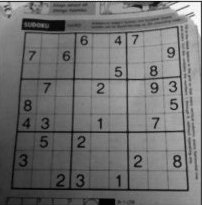
#> input picture openCV_class(cv2)/07_cornerHarris/img/dave.jpg, 202 x 205 px
$ python g_HoughLine.py
#> lines starting #> are read from the running program, lines starting #| are printed output that depends on the picture; after the words box and inside, x2 and y2 are one past the last pixel; in counts of white or black regions, pixels touching at a corner belong together; long printed decimals are rounded
import cv2
import numpy as np

#캐니 엣지 검출기 -> 허프 선 검츨
img = cv2.imread('img/dave.jpg')
#> img is the input picture: shape (205, 202, 3); min 0, max 255, mean 112.3
gray = cv2.cvtColor(img, cv2.COLOR_BGR2GRAY)
edges = cv2.Canny(gray, 50, 150, apertureSize=3)
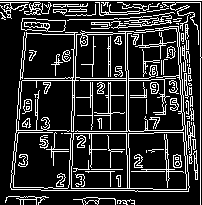
#> edges: shape (205, 202); 18.8% white in thin lines or dots

lines = cv2.HoughLines(edges, 1, np.pi/90, 100)
#> lines = 14 rows, first 8: [200, 0], [0, 1.57], [80, 1.57], [110, 0], [75, 0.0349], [78, 1.57], [-180, 3.07], [-123, 3.11]

print(lines)
#| [[[ 2.0000000e+02  0.0000000e+00]]
#|  [[ 0.0000000e+00  1.5707964e+00]]
#|  [[ 8.0000000e+01  1.5707964e+00]]
#|  [[ 1.1000000e+02  0.0000000e+00]]
#|  [[ 7.5000000e+01  3.4906585e-02]]
#|  [[ 7.8000000e+01  1.5707964e+00]]
#|  [[-1.8000000e+02  3.0717795e+00]]
#|  [[-1.2300000e+02  3.1066861e+00]]
#|  [[ 7.7000000e+01  3.4906585e-02]]
#|  [[-1.7300000e+02  3.0717795e+00]]
#|  [[ 1.0800000e+02  0.0000000e+00]]
#|  [[-1.8200000e+02  3.0717795e+00]]
#> (further printed lines are left out)
if lines is not None:
    for line in lines:
        for rho, theta in line:
            a = np.cos(theta)
            b = np.sin(theta)
            x0 = a*rho
            y0 = b*rho
            x1 = int(x0 + 1000*(-b))
            y1 = int(y0 + 1000*(a))
            x2 = int(x0 - 1000*(-b))
            y2 = int(y0 - 1000*(a))
            cv2.line(img, (x1, y1), (x2, y2), (0, 0, 255), 2)
#> this loop made 14 passes
#> line on passes 1 to 12: [[200, 0]], [[0, 1.57]], [[80, 1.57]], [[110, 0]], [[75, 0.0349]], [[78, 1.57]], [[-180, 3.07]], [[-123, 3.11]], [[77, 0.0349]], [[-173, 3.07]], [[108, 0]], [[-182, 3.07]]
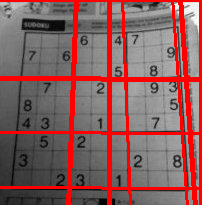
#> img: shape (205, 202, 3); 17.5% of pixels changed, all inside (x1, y1, x2, y2) = (0, 0, 202, 205)

cv2.imwrite('img/houghlines.jpg', img)
cv2.imshow('edges', edges)
cv2.waitKey(0)
cv2.destroyAllWindows()

$ run again, with openCV_class(cv2)/07_cornerHarris/img/cat_with_glasses.jpg copied over openCV_class(cv2)/07_cornerHarris/img/dave.jpg
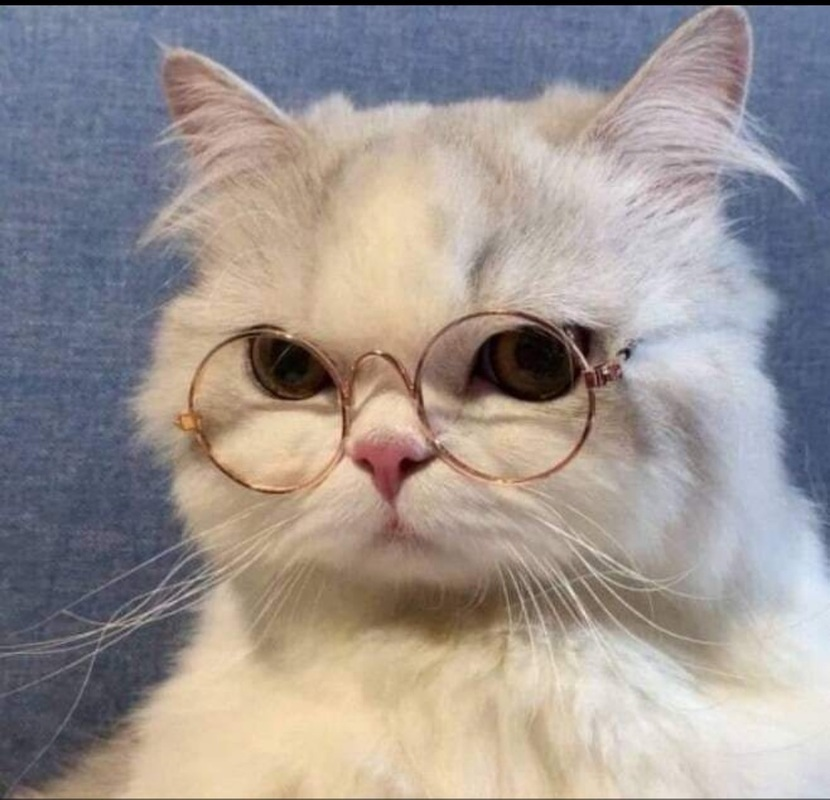
#> input picture openCV_class(cv2)/07_cornerHarris/img/cat_with_glasses.jpg, 830 x 800 px
#> img is the input picture: shape (800, 830, 3); mean B, G, R 146, 148.7, 156.9
#> `edges = cv2.Canny(gray, 50, 150, apertureSize=3)`:
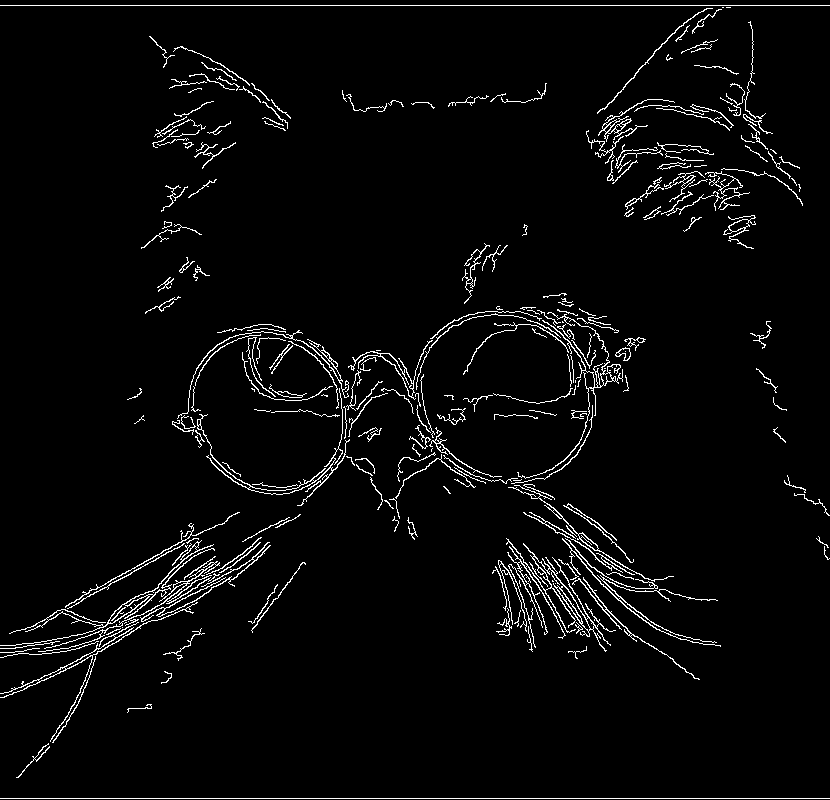
#> edges: shape (800, 830); 3.4% white in thin lines or dots
#> lines = 167 rows, first 8: [5, 1.57], [798, 1.57], [575, 0.908], [610, 1.05], [545, 0.838], [561, 1.05], [178, 2.09], [572, 0.908]
#| [[[ 5.0000000e+00  1.5707964e+00]]
#|  [[ 7.9800000e+02  1.5707964e+00]]
#|  [[ 5.7500000e+02  9.0757120e-01]]
#|  [[ 6.1000000e+02  1.0471976e+00]]
#|  [[ 5.4500000e+02  8.3775806e-01]]
#|  [[ 5.6100000e+02  1.0471976e+00]]
#> (further printed lines are left out)
#> the loop `for line in lines:` made 167 passes
#> after the loop `for line in lines:`:
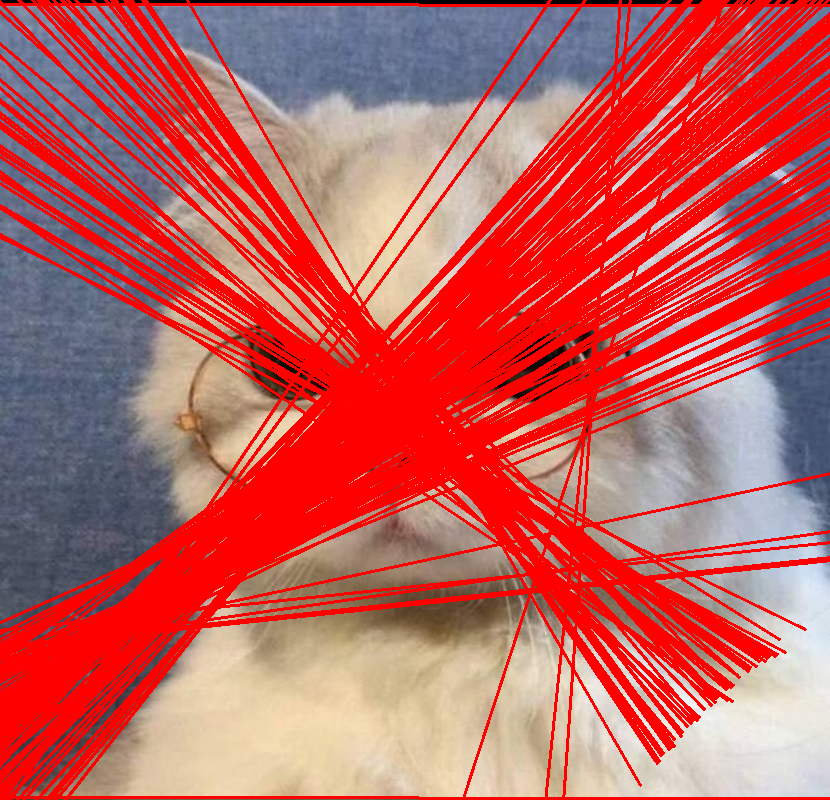
#> img: shape (800, 830, 3); mean B, G, R 93.5, 95.3, 195.7

$ run again, with openCV_class(cv2)/07_cornerHarris/img/houghlinesP.jpg copied over openCV_class(cv2)/07_cornerHarris/img/dave.jpg
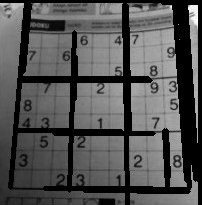
#> input picture openCV_class(cv2)/07_cornerHarris/img/houghlinesP.jpg, 202 x 205 px
#> img is the input picture: shape (205, 202, 3); min 0, max 255, mean 83.5
#> `edges = cv2.Canny(gray, 50, 150, apertureSize=3)`:
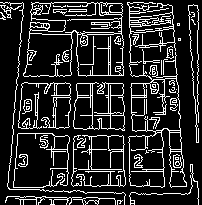
#> edges: shape (205, 202); 16.7% white in thin lines or dots
#> lines = [[110, 0], [108, 0], [83, 1.57]]
#| [[[110.          0.       ]]
#|  [[108.          0.       ]]
#|  [[ 83.          1.571]]]
#> the loop `for line in lines:` made 3 passes
#> after the loop `for line in lines:`:
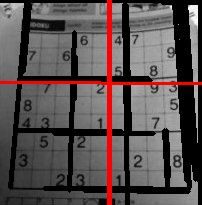
#> img: shape (205, 202, 3); 3.9% of pixels changed, all inside (x1, y1, x2, y2) = (0, 0, 202, 205)

$ run again, with openCV_class(cv2)/07_cornerHarris/img/house_01-res.jpg copied over openCV_class(cv2)/07_cornerHarris/img/dave.jpg
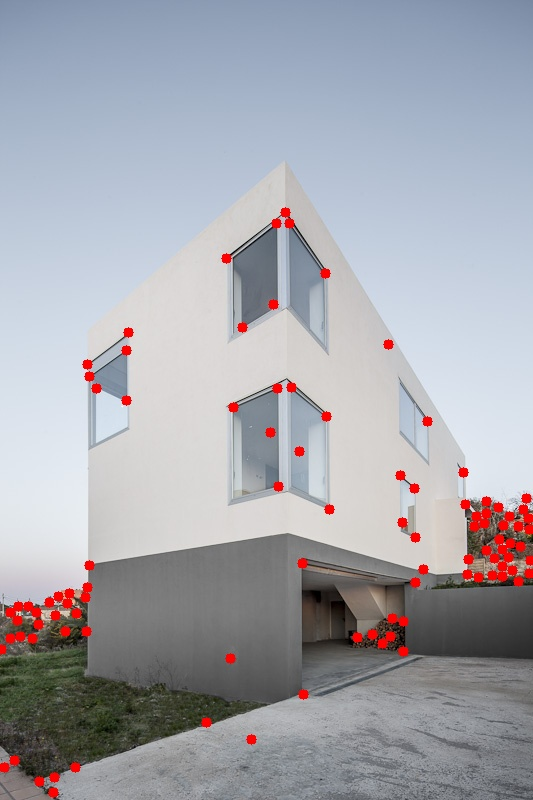
#> input picture openCV_class(cv2)/07_cornerHarris/img/house_01-res.jpg, 533 x 800 px
#> img is the input picture: shape (800, 533, 3); mean B, G, R 173.4, 166.3, 165.7
#> `edges = cv2.Canny(gray, 50, 150, apertureSize=3)`:
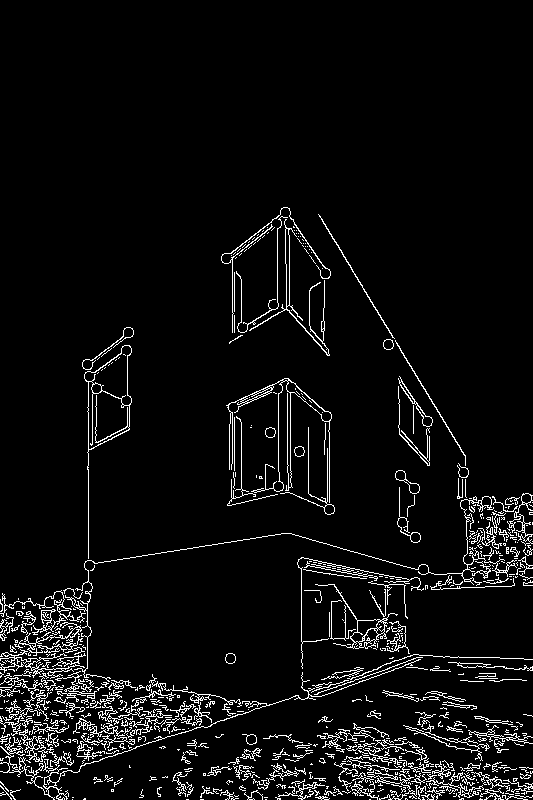
#> edges: shape (800, 533); 5.4% white in thin lines or dots, all inside (x1, y1, x2, y2) = (0, 207, 533, 800)
#> lines = 274 rows, first 8: [88, 0], [753, 1.26], [664, 1.78], [623, 1.85], [678, 1.75], [660, 1.78], [652, 1.82], [680, 1.75]
#| [[[ 8.8000000e+01  0.0000000e+00]]
#|  [[ 7.5300000e+02  1.2566371e+00]]
#|  [[ 6.6400000e+02  1.7802358e+00]]
#|  [[ 6.2300000e+02  1.8500490e+00]]
#|  [[ 6.7800000e+02  1.7453293e+00]]
#|  [[ 6.6000000e+02  1.7802358e+00]]
#> (further printed lines are left out)
#> the loop `for line in lines:` made 274 passes
#> after the loop `for line in lines:`:
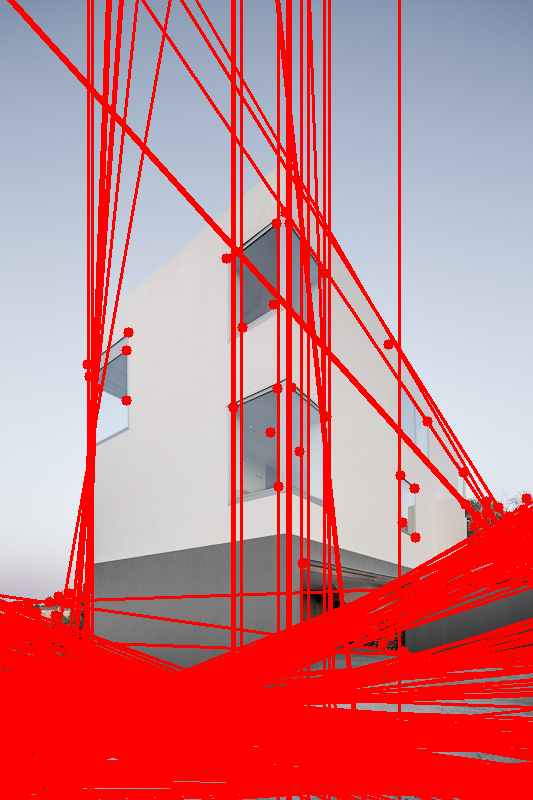
#> img: shape (800, 533, 3); mean B, G, R 131.6, 124.9, 204.8
